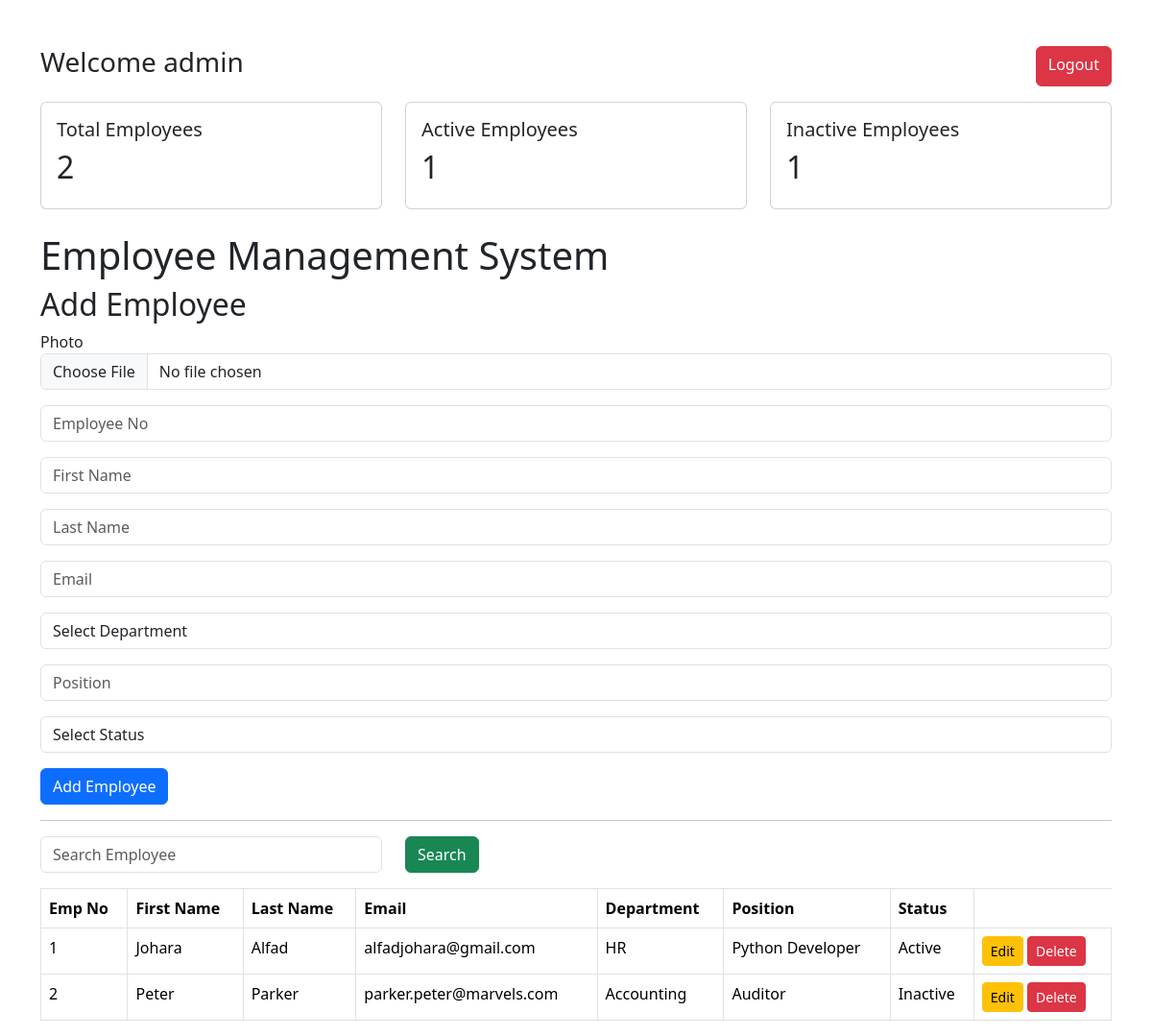
Screenshot of / (signed in) with the database file from the repository.
### app.py (models this page shows)
class Employee(db.Model):
    id = db.Column(db.Integer, primary_key=True)
    employee_no = db.Column(db.String(20), nullable = False,unique=True)
    first_name = db.Column(db.String(100), nullable = False)
    last_name = db.Column(db.String(100), nullable = False)
    email = db.Column(db.String(100), nullable = False)
    department = db.Column(db.String(100), nullable = False)
    position = db.Column(db.String(100), nullable = False)
    status = db.Column(db.String(20), nullable = False)
    photo = db.Column(db.String(255), nullable=True)

### app.py (the view)
@app.route('/')
def home():
    if 'username' not in session:
        return redirect('/login')
    search = request.args.get('search','')
    if search:
        employees = Employee.query.filter(
        or_(
            Employee.employee_no.contains(search),
            Employee.first_name.contains(search),
            Employee.last_name.contains(search),
            Employee.email.contains(search),
            Employee.department.contains(search),
            Employee.position.contains(search),
            Employee.status.contains(search)
            )
    ).all()
    else:
        employees = Employee.query.all()
        total_employees = Employee.query.count()
        active_employees = Employee.query.filter_by(status='Active').count()
        inactive_employees = Employee.query.filter_by(status='Inactive').count()
    return render_template(
        'index.html',
        employees=employees,
        search=search,
        username=session['username'],
        total_employees = total_employees,
        active_employees = active_employees,
        inactive_employees = inactive_employees
    )

### templates/index.html (shortened to what this page needs)
<!DOCTYPE html>
<html>
    <head>
        <link rel="stylesheet" href="https://cdn.jsdelivr.net/npm/bootstrap@5.3.3/dist/css/bootstrap.min.css">
    </head>
    <body>
     <div class = "container mt-5">
        <div class="d-flex justify-content-between mb-3">
            <h3> Welcome {{ username }} </h3>
            <a href="/logout" class="btn btn-danger">Logout</a>
        </div>
        <div class="row mb-4">
            <div class = "col-md-4">
                <div class="card">
                    <div class="card-body">
                        <h5>Total Employees</h5>
                        <h2>{{ total_employees or 0 }}</h2>
                    </div>
                </div>
            </div>
            <div class = "col-md-4">
                <div class = "card">
                    <div class="card-body">
                        <h5>Active Employees</h5>
                        <h2>{{ active_employees or 0 }}</h2>
                    </div>
                </div>
            </div>
            <div class = "col-md-4">
                <div class = "card">
                    <div class = "card-body">
                        <h5> Inactive Employees</h5>
                        <h2>{{ inactive_employees or 0  }}</h2>
                    </div>
                </div>
            </div>
        </div>
        <h1>Employee Management System</h1>
        <h2>Add Employee</h2>
        <form action="/add" method ="POST" enctype="multipart/form-data">
            <div class="mb-3">
                <label>Photo</label>
                <input type="file" name="photo" class="form-control">
            </div>
            <div class = "mb-3">
                <input
                    class="form-control"
                    type="text"
                    name="employee_no"
                    placeholder="Employee No"
                    required
                >
            </div>
            <div class = "mb-3">
                <input
                    class="form-control"
                    type="text"
                    name="first_name"
                    placeholder="First Name"
                    required
                >
            </div>
            <div class = "mb-3">
                <input
                    class="form-control"
                    type="text"
                    name = "last_name"
                    placeholder="Last Name"
                    required
                >
            </div>
            <div class = "mb-3">
                <input
                    class="form-control"
                    type="email"
                    name = "email"
                    placeholder="Email"
                    required
                >
            </div>
            <div class = "mb-3">
                <select name="department" class="form-control" required>
                    <option value="">Select Department</option>
                </select>
            </div>
            <div class = "mb-3">
                <input
                    class="form-control"
                    type="text"
                    name="position"
                    placeholder="Position"
                >
            </div>
            <div class="mb-3">
                <select name="status" class="form-control" required>
                    <option value="">Select Status</option>
                </select>
            </div>
            <button class="btn btn-primary"> Add Employee </button>
        </form>
        <hr>
        <form method="GET">
            <div class="row mb-3">
                <div class="col-md-4">
                    <input
                    type="text"
                    class="form-control"
                    name="search"
                    placeholder="Search Employee"
                    value="{{ search }}"
                    >
                </div>
                <div class="col-md-2">
                    <button  class="btn btn-success"
                    type="submit">
                        Search
                    </button>
                </div>
            </div>
        </form>
     <table class="table table-bordered">
        <thead>
            <tr>
                <th>Emp No</th>
                <th>First Name</th>
                <th>Last Name</th>
                <th>Email</th>
                <th>Department</th>
                <th>Position</th>
                <th>Status</th>
            </tr>
        </thead>
     <tbody>
        {% for employee in employees %}
        <tr>
            <td>{{ employee.employee_no }} </td>
            <td>{{ employee.first_name }}</td>
            <td>{{ employee.last_name }}</td>
            <td>{{ employee.email }}</td>
            <td>{{ employee.department }}</td>
            <td>{{ employee.position }}</td>
            <td>{{ employee.status }}</td>
            <td>
                <a class = "btn btn-warning btn-sm" href="/edit/{{ employee.id }}" class="btn btn-warning btn-sm">
                    Edit
                </a>
                <a href="/delete/{{employee.id}}" class="btn btn-danger btn-sm" onclick="return confirm('Delete this employee?')">
                    Delete
                </a>
            </td>
        </tr>
        {% endfor %}
     </tbody>
     </table>
     </div>
    </body>
</html>

### rows the page displays
Employee: employee_no "1", first_name "Johara", last_name "Alfad", email "alfadjohara@gmail.com", department "HR", position "Python Developer", status "Active"
Employee: employee_no "2", first_name "Peter", last_name "Parker", email "parker.peter@marvels.com", department "Accounting", position "Auditor", status "Inactive"

### other values shown
{{ username }} "admin"
{{ total_employees or 0 }} "2"
{{ active_employees or 0 }} "1"
{{ inactive_employees or 0 }} "1"
